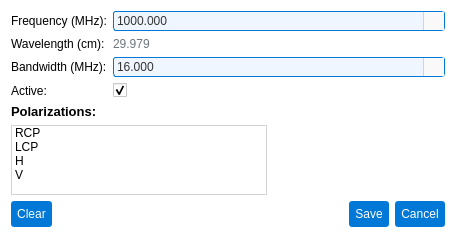
<?xml version="1.0" encoding="UTF-8"?>
<ui version="4.0">
 <class>IFEditorDialog</class>
 <widget class="QDialog" name="IFEditorDialog">
  <property name="windowModality">
   <enum>Qt::WindowModality::ApplicationModal</enum>
  </property>
  <property name="geometry">
   <rect>
    <x>0</x>
    <y>0</y>
    <width>456</width>
    <height>238</height>
   </rect>
  </property>
  <property name="windowTitle">
   <string>Edit Intermediate Frequency</string>
  </property>
  <property name="styleSheet">
   <string>background-color: #ffffff; font-family: Arial;</string>
  </property>
  <property name="modal">
   <bool>true</bool>
  </property>
  <layout class="QVBoxLayout" name="verticalLayout">
   <item>
    <layout class="QFormLayout" name="formLayout">
     <item row="0" column="0">
      <widget class="QLabel" name="labelFrequency">
       <property name="text">
        <string>Frequency (MHz):</string>
       </property>
      </widget>
     </item>
     <item row="0" column="1">
      <widget class="QDoubleSpinBox" name="frequencyEdit">
       <property name="styleSheet">
        <string notr="true">/* Base style for QDoubleSpinBox */
QDoubleSpinBox {
    font-family: Arial;
    font-size: 9pt;
    color: #333333;
    padding: 1px;
    border-radius: 3px;
    background-color: #f9f9f9; /* Matches readOnly QLineEdit background */
    border: 1px solid #d3d3d3; /* Matches readOnly QLineEdit border */
}

/* Editable state */
QDoubleSpinBox:editable {
    background-color: #f0f6ff; /* Matches editable QComboBox background */
    border: 1px solid #0078d7; /* Matches editable QComboBox border */
}

/* Editable hover state */
QDoubleSpinBox:editable:hover {
    border: 1px solid #1a8cff; /* Matches editable QComboBox:hover border */
}

/* Editable focus state */
QDoubleSpinBox:editable:focus {
    border: 1px solid #005bb5; /* Matches editable QComboBox:focus border */
    background-color: #ffffff; /* Matches editable QComboBox:focus background */
}

/* Non-editable state */
QDoubleSpinBox:!editable {
    background-color: #f0f6ff; /* Matches non-editable QComboBox background */
    border: 1px solid #0078d7; /* Matches non-editable QComboBox border */
}

/* Non-editable hover state */
QDoubleSpinBox:!editable:hover {
    border: 1px solid #1a8cff; /* Matches non-editable QComboBox:hover border */
}

/* Non-editable focus state */
QDoubleSpinBox:!editable:focus {
    border: 1px solid #005bb5; /* Matches non-editable QComboBox:focus border */
    background-color: #ffffff; /* Matches non-editable QComboBox:focus background */
}

/* Styling for up/down buttons */
QDoubleSpinBox::up-button, QDoubleSpinBox::down-button {
    subcontrol-origin: padding;
    width: 20px;
    border-left: 1px solid #d3d3d3; /* Visual separation like QComboBox drop-down */
    background-color: #f9f9f9; /* Matches QComboBox drop-down background */
}

/* Hover state for up/down buttons */
QDoubleSpinBox::up-button:hover, QDoubleSpinBox::down-button:hover {
    background-color: #0078d7; /* Matches QComboBox drop-down:hover */
}

/* Up arrow styling */
QDoubleSpinBox::up-arrow {
    width: 12px;
    height: 12px;
    image: url(:/icons/up_arrow_icon.svg); /* Ensure this icon exists */
}

/* Down arrow styling */
QDoubleSpinBox::down-arrow {
    width: 12px;
    height: 12px;
    image: url(:/icons/down_arrow_icon.svg); /* Matches QComboBox down-arrow */
}</string>
       </property>
       <property name="decimals">
        <number>3</number>
       </property>
       <property name="minimum">
        <double>1.000000000000000</double>
       </property>
       <property name="maximum">
        <double>1000000.000000000000000</double>
       </property>
       <property name="value">
        <double>1000.000000000000000</double>
       </property>
      </widget>
     </item>
     <item row="1" column="0">
      <widget class="QLabel" name="labelWavelength">
       <property name="text">
        <string>Wavelength (cm):</string>
       </property>
      </widget>
     </item>
     <item row="1" column="1">
      <widget class="QLabel" name="wavelengthDisplay">
       <property name="styleSheet">
        <string>color: #6c757d;</string>
       </property>
       <property name="text">
        <string>29.979</string>
       </property>
      </widget>
     </item>
     <item row="2" column="0">
      <widget class="QLabel" name="labelBandwidth">
       <property name="text">
        <string>Bandwidth (MHz):</string>
       </property>
      </widget>
     </item>
     <item row="2" column="1">
      <widget class="QDoubleSpinBox" name="bandwidthEdit">
       <property name="styleSheet">
        <string notr="true">/* Base style for QDoubleSpinBox */
QDoubleSpinBox {
    font-family: Arial;
    font-size: 9pt;
    color: #333333;
    padding: 1px;
    border-radius: 3px;
    background-color: #f9f9f9; /* Matches readOnly QLineEdit background */
    border: 1px solid #d3d3d3; /* Matches readOnly QLineEdit border */
}

/* Editable state */
QDoubleSpinBox:editable {
    background-color: #f0f6ff; /* Matches editable QComboBox background */
    border: 1px solid #0078d7; /* Matches editable QComboBox border */
}

/* Editable hover state */
QDoubleSpinBox:editable:hover {
    border: 1px solid #1a8cff; /* Matches editable QComboBox:hover border */
}

/* Editable focus state */
QDoubleSpinBox:editable:focus {
    border: 1px solid #005bb5; /* Matches editable QComboBox:focus border */
    background-color: #ffffff; /* Matches editable QComboBox:focus background */
}

/* Non-editable state */
QDoubleSpinBox:!editable {
    background-color: #f0f6ff; /* Matches non-editable QComboBox background */
    border: 1px solid #0078d7; /* Matches non-editable QComboBox border */
}

/* Non-editable hover state */
QDoubleSpinBox:!editable:hover {
    border: 1px solid #1a8cff; /* Matches non-editable QComboBox:hover border */
}

/* Non-editable focus state */
QDoubleSpinBox:!editable:focus {
    border: 1px solid #005bb5; /* Matches non-editable QComboBox:focus border */
    background-color: #ffffff; /* Matches non-editable QComboBox:focus background */
}

/* Styling for up/down buttons */
QDoubleSpinBox::up-button, QDoubleSpinBox::down-button {
    subcontrol-origin: padding;
    width: 20px;
    border-left: 1px solid #d3d3d3; /* Visual separation like QComboBox drop-down */
    background-color: #f9f9f9; /* Matches QComboBox drop-down background */
}

/* Hover state for up/down buttons */
QDoubleSpinBox::up-button:hover, QDoubleSpinBox::down-button:hover {
    background-color: #0078d7; /* Matches QComboBox drop-down:hover */
}

/* Up arrow styling */
QDoubleSpinBox::up-arrow {
    width: 12px;
    height: 12px;
    image: url(:/icons/up_arrow_icon.svg); /* Ensure this icon exists */
}

/* Down arrow styling */
QDoubleSpinBox::down-arrow {
    width: 12px;
    height: 12px;
    image: url(:/icons/down_arrow_icon.svg); /* Matches QComboBox down-arrow */
}</string>
       </property>
       <property name="decimals">
        <number>3</number>
       </property>
       <property name="minimum">
        <double>0.001000000000000</double>
       </property>
       <property name="maximum">
        <double>1000.000000000000000</double>
       </property>
       <property name="value">
        <double>16.000000000000000</double>
       </property>
      </widget>
     </item>
     <item row="3" column="0">
      <widget class="QLabel" name="labelIsActive">
       <property name="text">
        <string>Active:</string>
       </property>
      </widget>
     </item>
     <item row="3" column="1">
      <widget class="QCheckBox" name="isActiveCheckBox">
       <property name="checked">
        <bool>true</bool>
       </property>
      </widget>
     </item>
    </layout>
   </item>
   <item>
    <widget class="QLabel" name="labelPolarizations">
     <property name="font">
      <font>
       <family>Arial</family>
       <pointsize>10</pointsize>
       <bold>true</bold>
      </font>
     </property>
     <property name="text">
      <string>Polarizations:</string>
     </property>
    </widget>
   </item>
   <item>
    <layout class="QHBoxLayout" name="horizontalLayout">
     <item>
      <widget class="QListWidget" name="polarizationsList">
       <property name="styleSheet">
        <string>border: 1px solid #d3d3d3;</string>
       </property>
       <property name="selectionMode">
        <enum>QAbstractItemView::SelectionMode::MultiSelection</enum>
       </property>
       <item>
        <property name="text">
         <string>RCP</string>
        </property>
       </item>
       <item>
        <property name="text">
         <string>LCP</string>
        </property>
       </item>
       <item>
        <property name="text">
         <string>H</string>
        </property>
       </item>
       <item>
        <property name="text">
         <string>V</string>
        </property>
       </item>
      </widget>
     </item>
     <item>
      <spacer name="horizontalSpacer">
       <property name="orientation">
        <enum>Qt::Orientation::Horizontal</enum>
       </property>
       <property name="sizeHint" stdset="0">
        <size>
         <width>40</width>
         <height>20</height>
        </size>
       </property>
      </spacer>
     </item>
    </layout>
   </item>
   <item>
    <layout class="QHBoxLayout" name="polarizationsButtonLayout">
     <item>
      <widget class="QPushButton" name="clearPolarizationsButton">
       <property name="styleSheet">
        <string notr="true">QPushButton {
    background-color: #0078d7;
    color: #ffffff;
    padding: 6px;
    border-radius: 3px;
    border: none;
}
QPushButton:hover {
    background-color: #1a8cff; /* Светлее при наведении */
}
QPushButton:pressed {
    background-color: #005bb5; /* Темнее при нажатии */
    padding-top: 7px; /* Легкое смещение вниз для эффекта &quot;продавливания&quot; */
    padding-bottom: 5px;
}</string>
       </property>
       <property name="text">
        <string>Clear</string>
       </property>
      </widget>
     </item>
     <item>
      <spacer name="horizontalSpacerPolarizations">
       <property name="orientation">
        <enum>Qt::Orientation::Horizontal</enum>
       </property>
       <property name="sizeHint" stdset="0">
        <size>
         <width>40</width>
         <height>20</height>
        </size>
       </property>
      </spacer>
     </item>
     <item>
      <widget class="QPushButton" name="saveButton">
       <property name="styleSheet">
        <string notr="true">QPushButton {
    background-color: #0078d7;
    color: #ffffff;
    padding: 6px;
    border-radius: 3px;
    border: none;
}
QPushButton:hover {
    background-color: #1a8cff; /* Светлее при наведении */
}
QPushButton:pressed {
    background-color: #005bb5; /* Темнее при нажатии */
    padding-top: 7px; /* Легкое смещение вниз для эффекта &quot;продавливания&quot; */
    padding-bottom: 5px;
}</string>
       </property>
       <property name="text">
        <string>Save</string>
       </property>
      </widget>
     </item>
     <item>
      <widget class="QPushButton" name="cancelButton">
       <property name="styleSheet">
        <string notr="true">QPushButton {
    background-color: #0078d7;
    color: #ffffff;
    padding: 6px;
    border-radius: 3px;
    border: none;
}
QPushButton:hover {
    background-color: #1a8cff; /* Светлее при наведении */
}
QPushButton:pressed {
    background-color: #005bb5; /* Темнее при нажатии */
    padding-top: 7px; /* Легкое смещение вниз для эффекта &quot;продавливания&quot; */
    padding-bottom: 5px;
}</string>
       </property>
       <property name="text">
        <string>Cancel</string>
       </property>
      </widget>
     </item>
    </layout>
   </item>
  </layout>
 </widget>
 <resources/>
 <connections>
  <connection>
   <sender>saveButton</sender>
   <signal>clicked()</signal>
   <receiver>IFEditorDialog</receiver>
   <slot>accept()</slot>
   <hints>
    <hint type="sourcelabel">
     <x>20</x>
     <y>20</y>
    </hint>
    <hint type="destinationlabel">
     <x>20</x>
     <y>20</y>
    </hint>
   </hints>
  </connection>
  <connection>
   <sender>cancelButton</sender>
   <signal>clicked()</signal>
   <receiver>IFEditorDialog</receiver>
   <slot>reject()</slot>
   <hints>
    <hint type="sourcelabel">
     <x>20</x>
     <y>20</y>
    </hint>
    <hint type="destinationlabel">
     <x>20</x>
     <y>20</y>
    </hint>
   </hints>
  </connection>
 </connections>
</ui>
